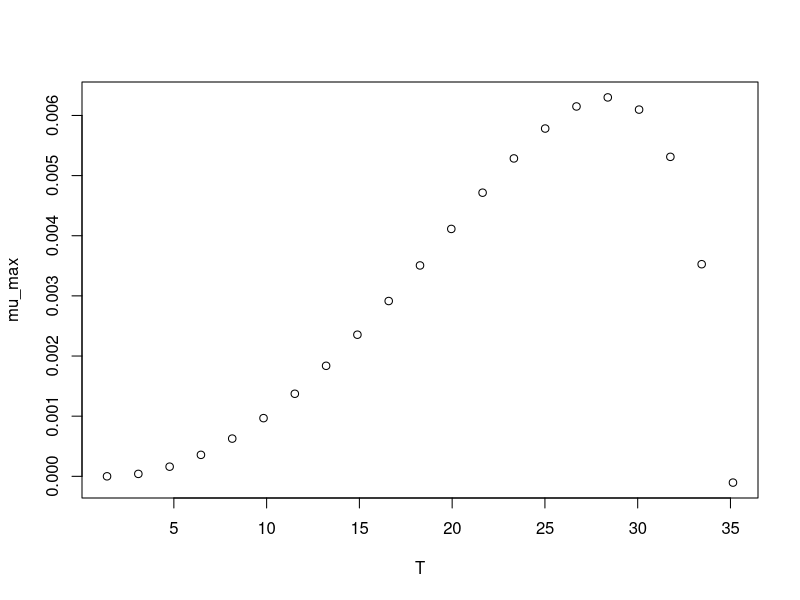

The R source for this figure:
#############################
# start of Parameter script
#############################
T <- seq(1.3986013986014,35.1351,length.out=21)
#############################
# end of Parameter script
#############################
############################# 
# start of Model script Gropin ID 372 
#############################
 
# constant coefficients for this model
 
variables <- data.frame(T)
argumentsPar <- expand.grid(variables)
 
# heart of the model
response_surface <- function(T) {
   mumax <-(6.3*(10^-3)*(T-35.1)*((T-1.4)^2))/((28.4-1.4)*((28.4-1.4)*(T-28.4)-(28.4-35.1)*(28.4+1.4-2*T)))

return(mumax=mumax)
} 

# output parameters
mumax <- cbind(argumentsPar,response_surface(argumentsPar['T']))
colnames(mumax) <- c(colnames(argumentsPar),'mumax')
#############################
# End of Model script
#############################
############################# 
# start of Visualisation script Gropin ID 372 
#############################
plot(T,mumax$mumax,
                          xlab='T',
                          ylab='mu_max')
#############################
# End of Visualisation script
#############################
